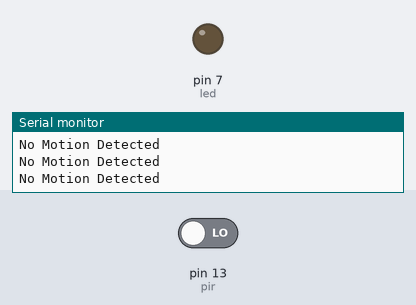
Bench run of a sketch on a simulated Arduino Uno, built with avr-gcc and run on an emulated ATmega328P. Shown: output pins drawn as LEDs (lit = HIGH), the last lines printed to the serial monitor. Inputs (shaded band) come from the test bench; at power-on: pin 13 (pir) LOW.

Above: at 1.2 s.
1.3 s: pin 13 (pir) driven HIGH
At 1.9 s:
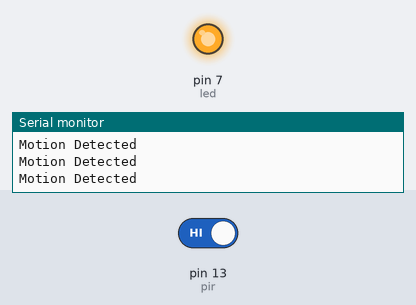
2.8 s: pin 13 (pir) driven LOW
At 3.2 s:
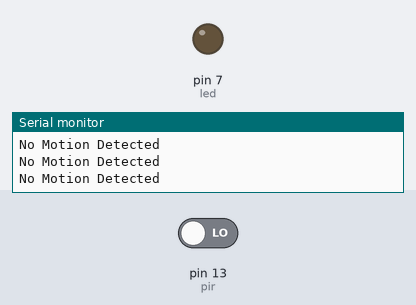
Timing chart, 0 to 5.8 s (numbered marks = the images above; inputs shaded):
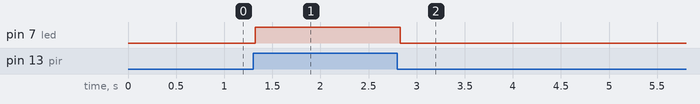

The sketch:

motion_detector_using_pir_sensor.ino
```cpp
// C++ code
// Author: Rohan Mridha
// EEE-23, KUET
int pir = 13;
int led = 7;
bool pir_value = false;

void setup()
{
  Serial.begin(9600);
  pinMode(led, OUTPUT);
  pinMode(pir, INPUT);
}

void loop()
{
  pir_value = digitalRead(pir);

  if (pir_value == HIGH)
  {
    Serial.println("Motion Detected");
    digitalWrite(led, HIGH);
  }

  else
  {
    Serial.println("No Motion Detected");
    digitalWrite(led, LOW);
  }
}
```

Measured:
- after the input at 1.3 s, pin 7 (led): LOW → HIGH at once
- after the input at 2.8 s, pin 7 (led): HIGH → LOW at once
